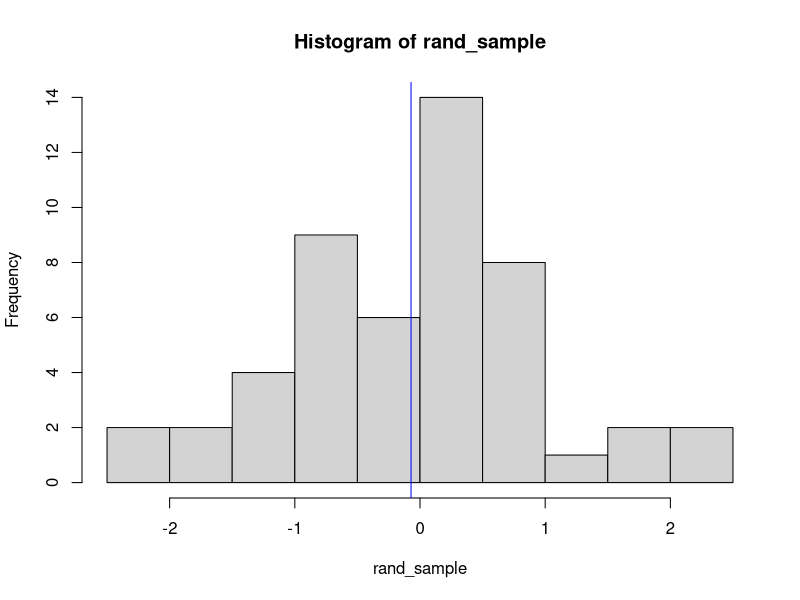
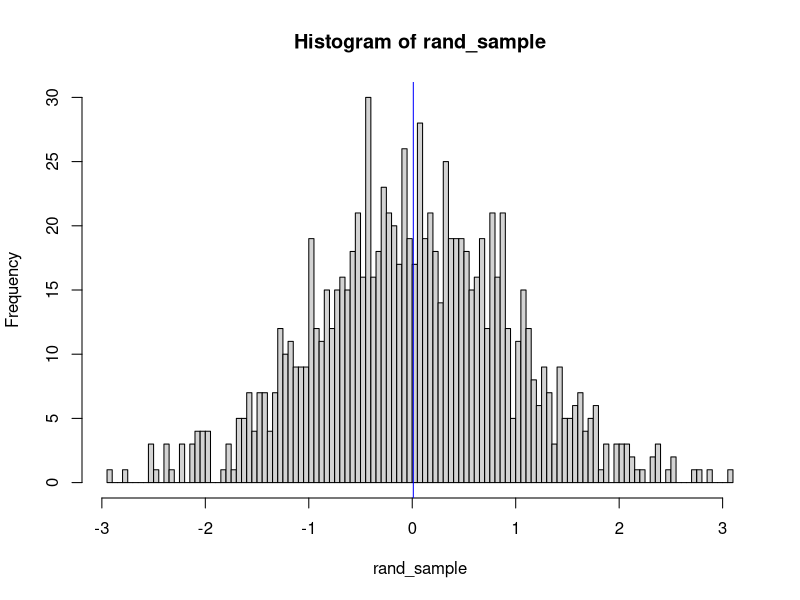

R code for these plots, in order: (Note: this script raises an error after producing the figures.)
########################
## Plot Random Funtion.r
##
## Grant Warnick
##
## Purpose
## A funtion that will generate a Random sample of normal values , plot a histogram with an overlaid mean on the plot 
## and retuns summary stats about the generated data.
##
##Imputs:
## numpts- the number of points to generate, defults to 50 
## bins - the number of breakpoints in the hist() funtion, defults to 10
## mu - the mean
## Sigma - standard deviation of the Normal distribution, defults to 1 
## Seed seed for the randum nuber generator but the uster can overide the value
##
##Outputs :
## A list is returned with the following elements 
## Random_Sample = the generated radom sample
## MeanSample = the mean of the random sample
## SDSample= the standerd deviation of the random sample
##

library(tidyverse)
plotRandomNormals<- function(numpts=50, Bins=10 ,
                            mu=0, sigma=1,
                            seed=NULL){
  set.seed(seed)
  rand_sample<- rnorm(numpts,mean=mu,sd=sigma)
  hist(rand_sample, breaks=Bins+1)
  abline(v=mean(rand_sample),col="blue")
  list(Randomsample=rand_sample,MeanSample=mean(rand_sample),SDSample=sd(rand_sample))
}
## Defult values
plotRandomNormals()

##User specified num of points
plotRandomNormals(numpts = 1000, Bins = 200)

plotRandomNormals(numpts = 1000, Bins = 50, mu=63.5, simga = 4.5)
